Frame 1 (no input): blank canvas, image omitted
Frame 60 (no input): blank canvas, image omitted
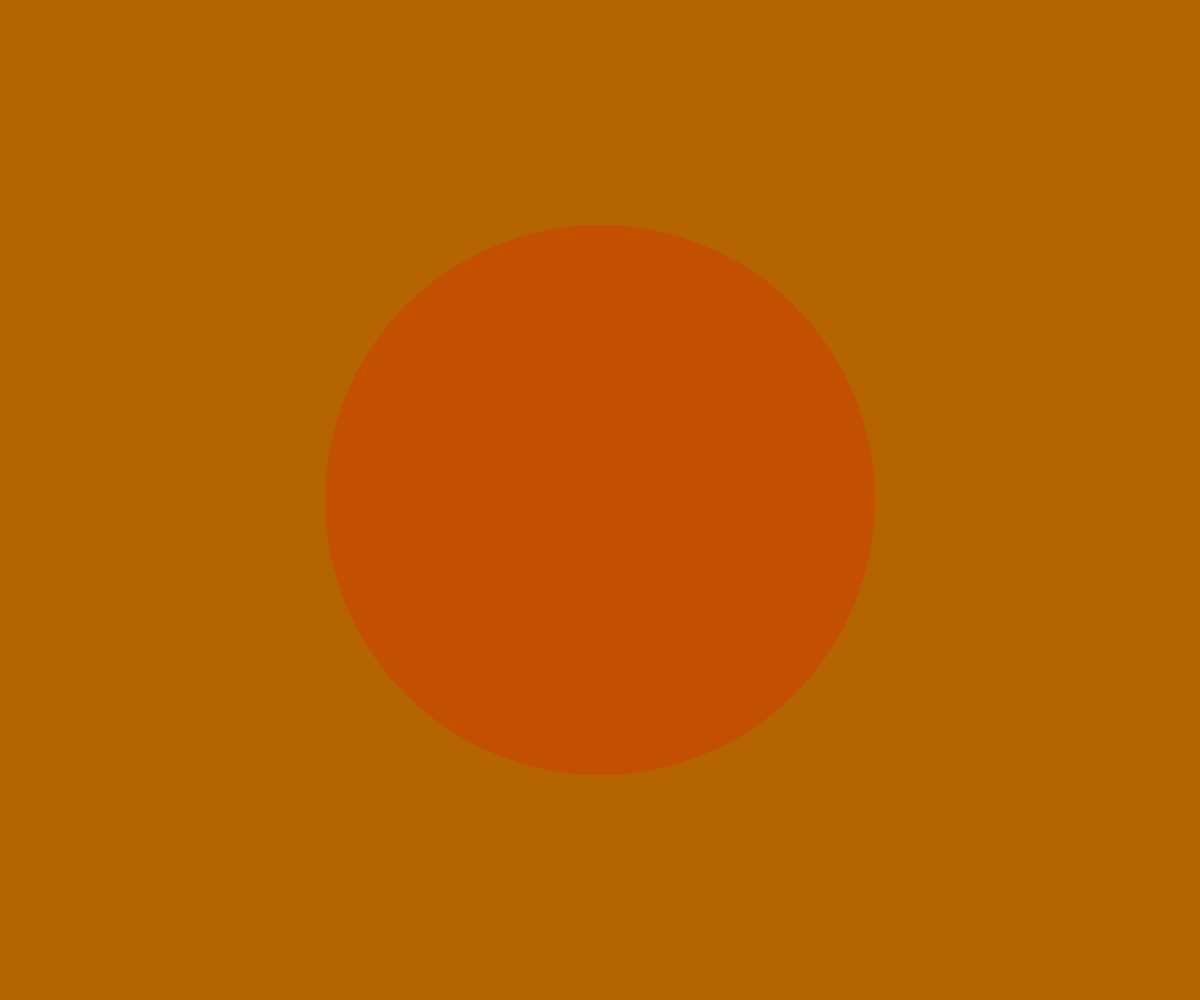
Frame 120 (the mouse pressed at the canvas centre since frame 60)

The p5.js sketch whose frames 1 and 60 were blank and that drew this single picture after the mouse press (run headless with seeded random() and noise() and a simulated clock; from frame 60 on, the mouse is pressed at the canvas centre):

// p5.js sketch
// ── sketch.js
function setup() {
  createCanvas(windowWidth, windowHeight); 
  background(180,100,0);  
  
} 

function draw() {
  
  var speed=(abs(pmouseX-mouseX)+abs(pmouseY-mouseY))/2

  fill(255,0,0,50)
  noStroke()
  ellipse(mouseX, mouseY, speed, speed);
}
